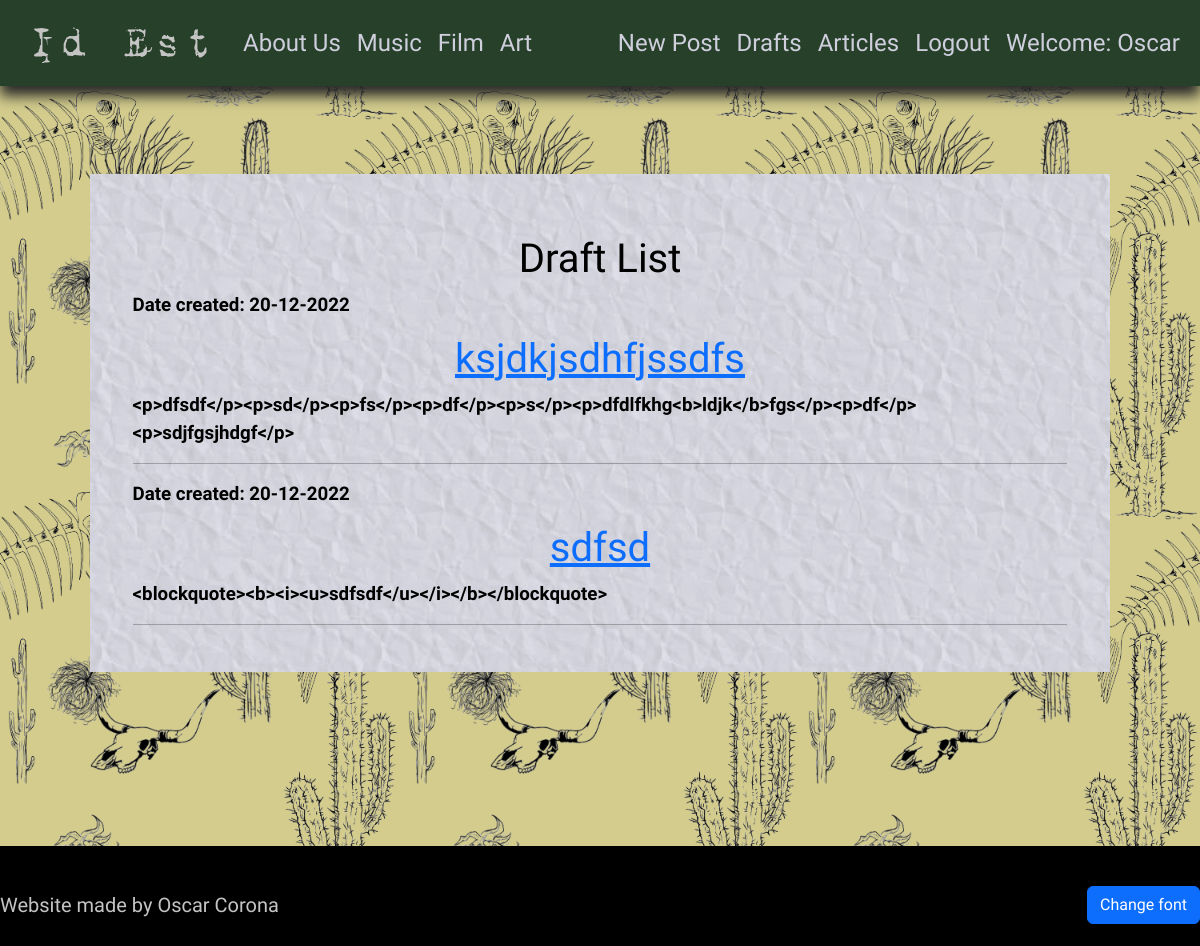
The page /post/drafts/ (signed in) on the database its author committed.
### articles/models.py (models this page shows, shortened)
class ArticlePost(models.Model):
    author = models.ForeignKey('auth.User',on_delete=models.CASCADE)
    title = models.CharField(max_length=200)
    text = models.TextField()
    create_date = models.DateTimeField(default=now)
    publish_date = models.DateField(blank=True,null=True)
    featured_image = models.ImageField(upload_to='featured_images/%Y/%m/',blank=True)

### articles/views.py (the view)
# urls.py: path('post/drafts/', views.DraftArticleView.as_view(),name='draft_list'),
class DraftArticleView(LoginRequiredMixin,ListView):
    login_url = '/login/'
    redirect_field_name = 'article/articlepost_detail.html'
    context_object_name = 'drafts'
    template_name='articles/articlepost_draft_list.html'
    model = ArticlePost
    fields = '__all__'
    def get_queryset(self):
        return ArticlePost.objects.filter(publish_date__isnull=True).order_by('create_date')

### articles/templates/articles/articlepost_draft_list.html
{% extends 'articles/base.html' %}
{%load static%}
{% block body_block %}
<div class="borderimg">
<div class="base">
<div class="clear"></div>
<div class="container">
    <h1>Draft List</h1>
    {% for post in drafts %}
        <p class="date">Date created: {{ post.create_date|date:'d-m-Y'}}</p>
        <h1><a href="{% url 'articles:post_detail' pk=post.pk %}">{{post.title}}</a></h1>
        <p>{{ post.text|truncatechars:200}}</p>
        <hr>
    {% endfor%}
</div>
</div></div>
{% endblock %}

### articles/templates/articles/base.html (shortened to what this page needs)
<!DOCTYPE html>
{% load static %}
<html lang="en">
<head>
    <link href="https://cdn.jsdelivr.net/npm/bootstrap@5.2.3/dist/css/bootstrap.min.css" rel="stylesheet">
    <link rel="stylesheet" href="https://cdn.jsdelivr.net/npm/bootstrap-icons@1.10.2/font/bootstrap-icons.css">
    <link rel="stylesheet" href="//cdn.jsdelivr.net/npm/medium-editor@latest/dist/css/medium-editor.min.css" type="text/css" media="screen" charset="utf-8">
    <link rel="stylesheet" href='{% static "css/mystyle.css" %}'>
    <link rel="stylesheet" href="{% static 'css/article.css' %}">
</head>
<body>
    <nav class="navbar navbar-expand-lg navbar-light navbar-custom">
        <div class="container-fluid">
            <a class="navbar-brand" href="{%url 'articles:index'%} "><img src="{% static 'images/Logos/Logo_full.png' %}"
            >
            </a>
            <div class="collapse navbar-collapse" id="navbarNav">
                <ul class="navbar-nav">
                    <li class="nav-item">
                        <a class="nav-link" href="{% url 'articles:about' %}">About Us</a>
                    </li>
                    <li class="nav-item">
                        <a class="nav-link" href="{% url 'articles:musicindex' %}">Music</a>
                    </li>
                    <li class="nav-item">
                        <a class="nav-link" href="{% url 'articles:comingsoon' %}">Film</a>
                    </li>
                    <li class="nav-item">
                        <a class="nav-link" href="{% url 'articles:comingsoon' %}">Art</a>
                    </li>
                </ul>
                <ul class="navbar-nav ms-auto">
                    {% if user.is_authenticated %}
                    <li class="nav-item">
                        <a class="nav-link" href="{% url 'articles:post_new'%}">New Post</a>
                    </li>
                    <li class="nav-item">
                        <a class="nav-link" href="{% url 'articles:draft_list'%}">Drafts</a>
                    </li>
                    <li class="nav-item">
                        <a class="nav-link" href="{% url 'articles:articlelist'%}">Articles</a>
                    </li>
                    <li class="nav-item">
                        <a class="nav-link" href="{% url 'logout'%}" class="logout">Logout</a>
                    </li>
                    <li class="nav-item nav-link">
                        <a>Welcome: {{user.username}}</a>
                    </li>
                    {%else%}
                    <li class="nav-item">
                        <a href="{% url 'login'%}" class="login">Login</a>
                    </li>
                    {% endif %}
                </ul>
              </div>
        </div>
    </nav>
    <div class="clear"></div>
<div class="wrapper">
    <div class="container ">
        {% block body_block %}
        {% endblock %}
        <div class="clear"></div>
    </div>
    <div class="clear"></div>
    <div class="clear"></div>
    <div class="clear"></div>
    <div class="clear"></div>
<div id="footer">
    <footer class="d-flex flex-wrap justify-content-between align-items-center py-3 my-4">
        <h5>Website made by Oscar Corona</h5>
        <h3 class="changefont btn btn-primary">Change font</h3>
    </footer>
</div>
</div>
</body>
</html>

### static/css/mystyle.css (style rules this page uses)
html { height: 100%; }
.navbar-custom { background-color: #274029; box-shadow: 0px 10px 13px #282828; -moz-box-shadow: 0px 10px 13px #282828; -webkit-box-shadow: 0px 10px 13px #282828; -khtml-box-shadow: 0px 10px 13px #282828; }
.navbar-custom .navbar-brand, .navbar-custom .navbar-text { color: #cecedd; }
.navbar-custom .navbar-nav .nav-link { color: #cecedd; font-size: 1.5em; }
.container { background-color: transparent; color: black; min-height: 100%; position: relative; }
.base { background-image: url('/static/images/paper_background_blue.jpg'); background-size: 35em ; padding: 3%; }
p { font-family: 'Courier Prime', monospace; font-weight: bold; }
body { font-family: 'Special Elite', cursive; position: relative; margin: 0; padding-bottom: 4rem; min-height: 100%; }
h1 { text-align: center; }
.clear { clear: both; height: 30px; }
@media screen and (min-width: 1144px) { p { font-size: 1.17em; } }
@media screen and (min-width: 1144px) { body { background-image: url('/static/images/title_black.png'); background-size: 25em; } }
@media screen and (min-width: 1144px) { .borderimg { border: 3em solid transparent; border-image: url('/static/images/burned_paper.png') 150 round; } }
#footer { position: absolute; right: 0; bottom: 0; left: 0; height:100px; width: 100%; background-color: black; }
footer { color: #c4c4c4; font-size: 0.5em; text-align: end; width: 100%; }
.wrapper { padding: 10px; }

### rows shown on the page
ArticlePost: create_date "20-12-2022", title "ksjdkjsdhfjssdfs", text "<p>dfsdf</p><p>sd</p><p>fs</p><p>df</p><p>s</p><p>dfdlfkhg<b>ldjk</b>fgs</p><p>df</p><p>sdjfgsjhdgf</p>"
ArticlePost: create_date "20-12-2022", title "sdfsd", text "<blockquote><b><i><u>sdfsdf</u></i></b></blockquote>"

### other values the page prints
{{ user.username }} "Oscar"
